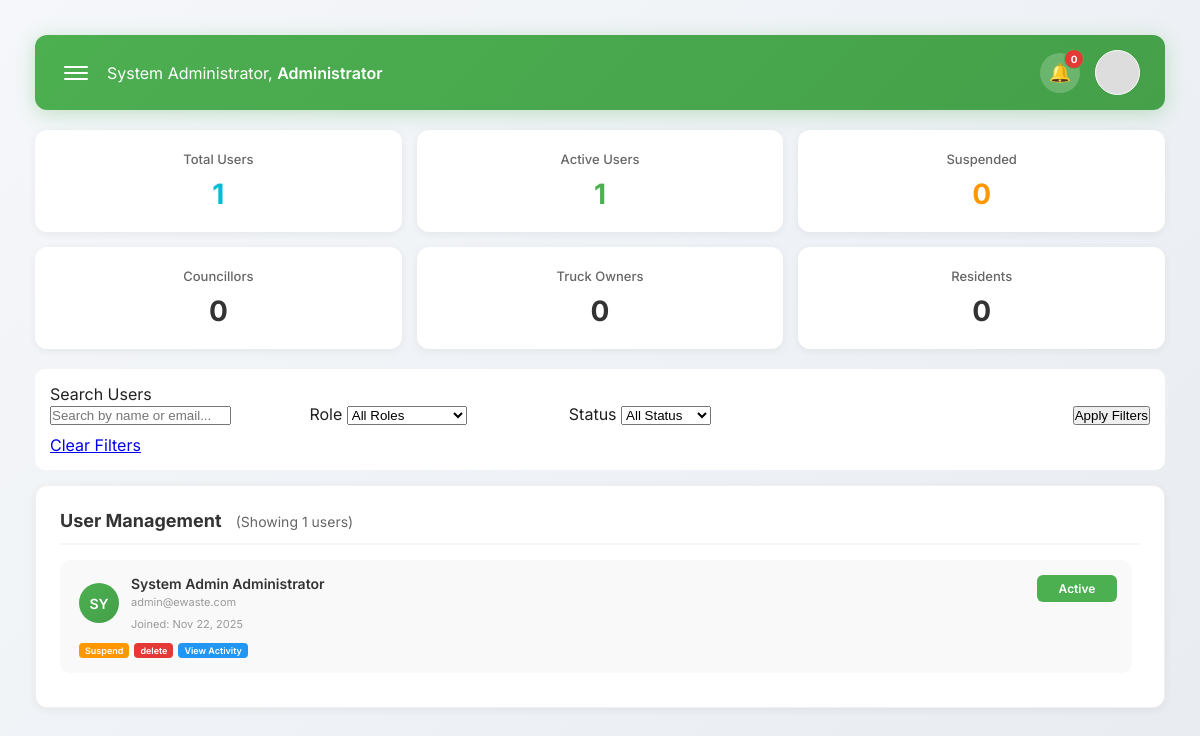
Page /public/system-admin.php?role=administrator on the committed database.
### tables this page shows
CREATE TABLE `users` (
  `id` int(11) NOT NULL,
  `name` varchar(120) NOT NULL,
  `email` varchar(160) NOT NULL,
  `profile_pic` varchar(255) DEFAULT NULL,
  `phone` varchar(40) DEFAULT NULL,
  `password_hash` varchar(255) NOT NULL,
  `role` enum('resident','driver','owner','councillor','municipal_admin','administrator') NOT NULL DEFAULT 'resident',
  `ward_id` int(11) DEFAULT NULL,
  `owner_id` int(11) DEFAULT NULL,
  `status` enum('active','suspended') NOT NULL DEFAULT 'active',
  `created_at` timestamp NOT NULL DEFAULT current_timestamp()
);

### public/system-admin.php (the view, shortened to what this page needs)
<?php
require_once __DIR__ . '/../includes/db.php';
@require_once __DIR__ . '/../includes/auth-check.php';
function h($s){ return htmlspecialchars((string)$s, ENT_QUOTES, 'UTF-8'); }
$adminName = isset($currentUserName) ? $currentUserName : 'Administrator';
$search = $_GET['search'] ?? '';
$role_filter = $_GET['role'] ?? '';
$status_filter = $_GET['status'] ?? '';
$where_conditions = [];
$params = [];
$types = '';
if (!empty($role_filter)) {
    $where_conditions[] = "role = ?";
    $params[] = $role_filter;
    $types .= 's';
}
$where_sql = '';
if (!empty($where_conditions)) {
    $where_sql = "WHERE " . implode(' AND ', $where_conditions);
}
$users = [];
$sql = "SELECT id, name, email, role, status, created_at FROM users $where_sql ORDER BY created_at DESC, name";
$stmt = $conn->prepare($sql);
if ($stmt) {
    if (!empty($params)) {
        $stmt->bind_param($types, ...$params);
    }
    $stmt->execute();
    $res = $stmt->get_result();
    while($row = $res->fetch_assoc()) $users[] = $row;
}
$userCounts = [
    'total' => count($users),
    'active' => 0,
    'suspended' => 0,
    'municipal_admin' => 0,
    'councillor' => 0,
    'owner' => 0,
    'resident' => 0
];
foreach($users as $user) {
    if($user['status'] === 'active') $userCounts['active']++;
}
?>
<!DOCTYPE html>
<html lang="en">
<head>
  <link rel="stylesheet" href="../assets/css/municipal.css">
</head>
<body>
<div class="container">
  <div class="header">
    <div class="header-left">
      <div class="menu-icon" onclick="toggleMenu()">
        <span></span>
        <span></span>
        <span></span>
      </div>
      <div class="welcome-text">System Administrator, <strong><?= h($adminName) ?></strong></div>
    </div>
    <div class="header-right">
      <div class="notification-badge">
        <div class="notification-count"><?= (int)max(0, count($users)-1) ?></div>
      </div>
      <div class="profile-pic"></div>
    </div>
  </div>
  <div class="stats-grid-extended">
    <div class="stat-row">
        <div class="stat-card">
            <div class="stat-label">Total Users</div>
            <div class="stat-value cyan"><?= $userCounts['total'] ?></div>
        </div>
        <div class="stat-card">
            <div class="stat-label">Active Users</div>
            <div class="stat-value green"><?= $userCounts['active'] ?></div>
        </div>
        <div class="stat-card">
            <div class="stat-label">Suspended</div>
            <div class="stat-value orange"><?= $userCounts['suspended'] ?></div>
        </div>
        <div class="stat-card">
            <div class="stat-label">Councillors</div>
            <div class="stat-value councillor"><?= $userCounts['councillor'] ?></div>
        </div>
        <div class="stat-card">
            <div class="stat-label">Truck Owners</div>
            <div class="stat-value owner"><?= $userCounts['owner'] ?></div>
        </div>
        <div class="stat-card">
            <div class="stat-label">Residents</div>
            <div class="stat-value resident"><?= $userCounts['resident'] ?></div>
        </div>
    </div>
</div>
  <div class="filter-section">
    <form method="GET" action="">
      <div class="filter-grid">
        <div class="filter-group">
          <label class="filter-label">Search Users</label>
          <input type="text" name="search" class="filter-input" placeholder="Search by name or email..." value="<?= h($search) ?>">
        </div>
        <div class="filter-group">
          <label class="filter-label">Role</label>
          <select name="role" class="filter-select">
            <option value="">All Roles</option>
          </select>
        </div>
        <div class="filter-group">
          <label class="filter-label">Status</label>
          <select name="status" class="filter-select">
            <option value="">All Status</option>
          </select>
        </div>
        <div class="filter-group">
          <button type="submit" class="filter-btn">Apply Filters</button>
        </div>
      </div>
      <?php if($search || $role_filter || $status_filter): ?>
        <div style="margin-top: 10px;">
          <a href="system-admin.php" class="reset-btn">Clear Filters</a>
        </div>
      <?php endif; ?>
    </form>
  </div>
  <div class="main-content">
    <div class="card full-width">
      <div class="card-title">
        User Management
        <span style="font-size: 14px; color: #666; font-weight: normal; margin-left: 10px;">
          (Showing <?= count($users) ?> users)
        </span>
      </div>
      <div class="scroll-container">
        <?php if(!$users): ?>
          <div class="empty">No users found matching your criteria.</div>
        <?php else: ?>
          <?php foreach($users as $u):
            $status = strtolower($u['status'] ?? 'active');
            $cls = ($status==='active'?'status-active':($status==='suspended'?'status-suspended':'status-inactive'));
            $roleClass = 'role-' . $u['role'];
            $initials = strtoupper(substr($u['name'] ?: 'U', 0, 1) . substr($u['name'] ?: 'ser', 1, 1));
          ?>
          <div class="user-item">
            <div class="user-header">
              <div class="user-info">
                <div class="user-avatar">
                  <?= $initials ?>
                </div>
                <div class="user-details">
                  <h4>
                    <?= h($u['name'] ?: ('User #'.$u['id'])) ?>
                    <span class="role-badge <?= $roleClass ?>"><?= h(ucfirst($u['role'])) ?></span>
                  </h4>
                  <div class="user-email"><?= h($u['email'] ?: 'No email') ?></div>
                  <div class="user-meta">
                    <span style="font-size: 11px; color: #999;">Joined: <?= date('M j, Y', strtotime($u['created_at'])) ?></span>
                  </div>
                </div>
              </div>
              <div class="status-badge <?= $cls ?>"><?= h(ucfirst($status)) ?></div>
            </div>
            <div class="user-tags">
              <span class="tag suspend" onclick="suspendUser(<?= (int)$u['id'] ?>)">Suspend</span>
              <span class="tag warn" onclick="warnUser(<?= (int)$u['id'] ?>)">delete</span>
              <span class="tag activity" onclick="viewActivity(<?= (int)$u['id'] ?>)">View Activity</span>
            </div>
          </div>
          <?php endforeach; ?>
        <?php endif; ?>
      </div>
    </div>
  </div>
</div>
</body>
</html>

### rows in the picture
users: name "SY", name "System Admin", role "Administrator", email "admin@ewaste.com", created_at "Nov 22, 2025", status "Active"

### other values in the picture
$adminName "Administrator"
max(0, count($users)-1) "0"
$userCounts['total'] "1"
$userCounts['active'] "1"
$userCounts['suspended'] "0"
$userCounts['councillor'] "0"
$userCounts['owner'] "0"
$userCounts['resident'] "0"
count($users) "1"
